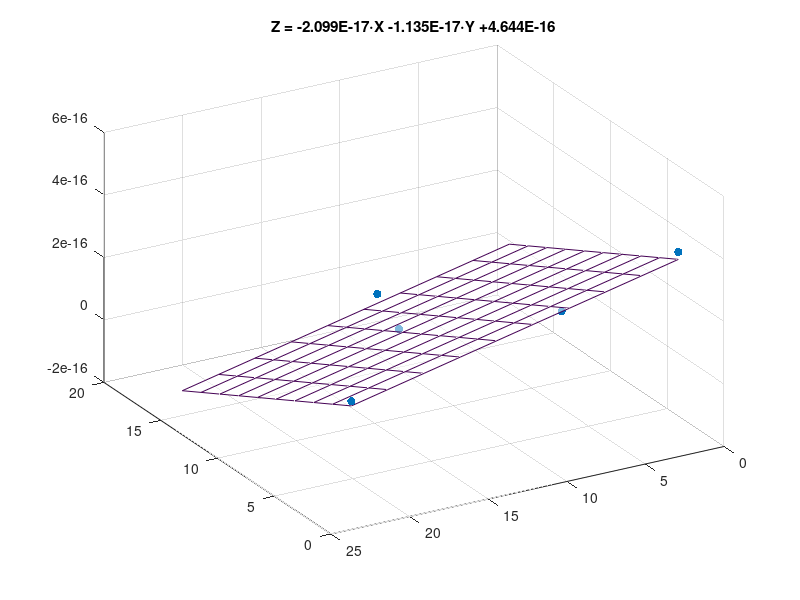

This chart was generated by the following MATLAB code:
x = [14.9 1.7 0.0 10.9 0.0];
y = [11.3 9.1 23.7 12.8 2.9];
z = [5.32787E-17 2.93234E-16 2.09997E-16 5.45E-17 4.55E-16];
B = [x(:) y(:) ones(size(x(:)))] \ z(:);
xv = linspace(min(x), max(x), 10)';
yv = linspace(min(y), max(y), 10)';
[X,Y] = meshgrid(xv, yv);
Z = reshape([X(:), Y(:), ones(size(X(:)))] * B, numel(xv), []);
scatter3(x,y,z, 'filled')
hold on
mesh(X, Y, Z, 'FaceAlpha', 0.5)
hold off
view(-120, 35)
title(sprintf('Z = %+.3E\\cdotX %+.3E\\cdotY %+.3E', B)) 
atan2d(max(diff(Y(:,1))),max(diff(X(1,:))))